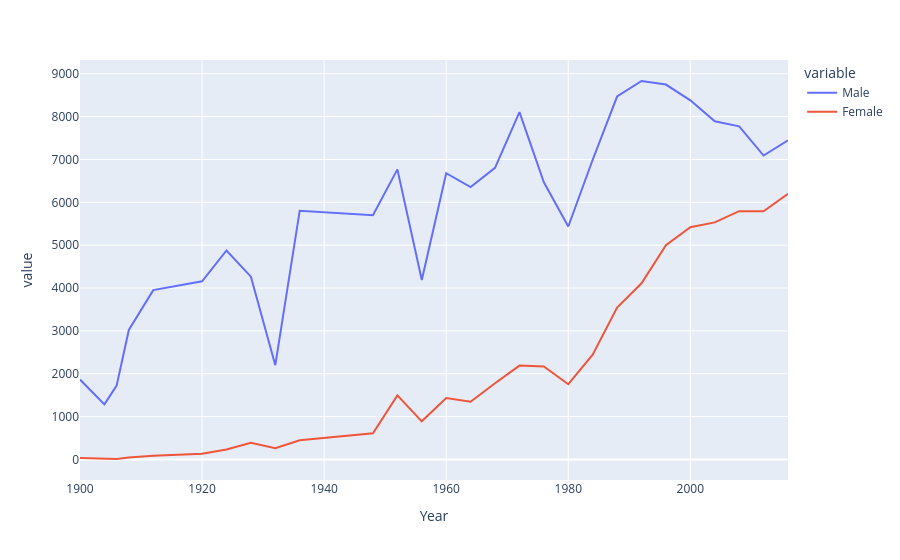

The notebook cell saved with this chart:
### Code cell
fig=px.line(f,x='Year',y=['Male','Female'])
fig.show()

### Figure 1 — Plotly figure (JSON) as saved in the notebook; plotly's stock layout.template omitted (floating-point values rounded to 4 significant figures)
{"data": [{"hovertemplate": "variable=Male<br>Year=%{x}<br>value=%{y}<extra></extra>", "legendgroup": "Male", "line": {"color": "#636efa", "dash": "solid"}, "marker": {"symbol": "circle"}, "mode": "lines", "name": "Male", "orientation": "v", "showlegend": true, "type": "scatter", "x": [1900, 1904, 1906, 1908, 1912, 1920, 1924, 1928, 1932, 1936, 1948, 1952, 1956, 1960, 1964, 1968, 1972, 1976, 1980, 1984, 1988, 1992, 1996, 2000, 2004, 2008, 2012, 2016], "xaxis": "x", "y": [1865, 1285, 1722, 3022, 3951, 4158, 4876, 4265, 2200, 5804, 5697, 6768, 4185, 6679, 6354, 6805, 8102, 6466, 5435, 6993, 8468, 8830, 8747, 8380, 7890, 7771, 7091, 7445], "yaxis": "y"}, {"hovertemplate": "variable=Female<br>Year=%{x}<br>value=%{y}<extra></extra>", "legendgroup": "Female", "line": {"color": "#EF553B", "dash": "solid"}, "marker": {"symbol": "circle"}, "mode": "lines", "name": "Female", "orientation": "v", "showlegend": true, "type": "scatter", "x": [1900, 1904, 1906, 1908, 1912, 1920, 1924, 1928, 1932, 1936, 1948, 1952, 1956, 1960, 1964, 1968, 1972, 1976, 1980, 1984, 1988, 1992, 1996, 2000, 2004, 2008, 2012, 2016], "xaxis": "x", "y": [33, 16, 11, 47, 87, 134, 234, 391, 265, 447, 610, 1495, 890, 1435, 1348, 1777, 2190, 2171, 1756, 2447, 3542, 4110, 4998, 5418, 5531, 5792, 5790, 6198], "yaxis": "y"}], "layout": {"legend": {"title": {"text": "variable"}, "tracegroupgap": 0}, "margin": {"t": 60}, "xaxis": {"anchor": "y", "domain": [0, 1], "title": {"text": "Year"}}, "yaxis": {"anchor": "x", "domain": [0, 1], "title": {"text": "value"}}}}
